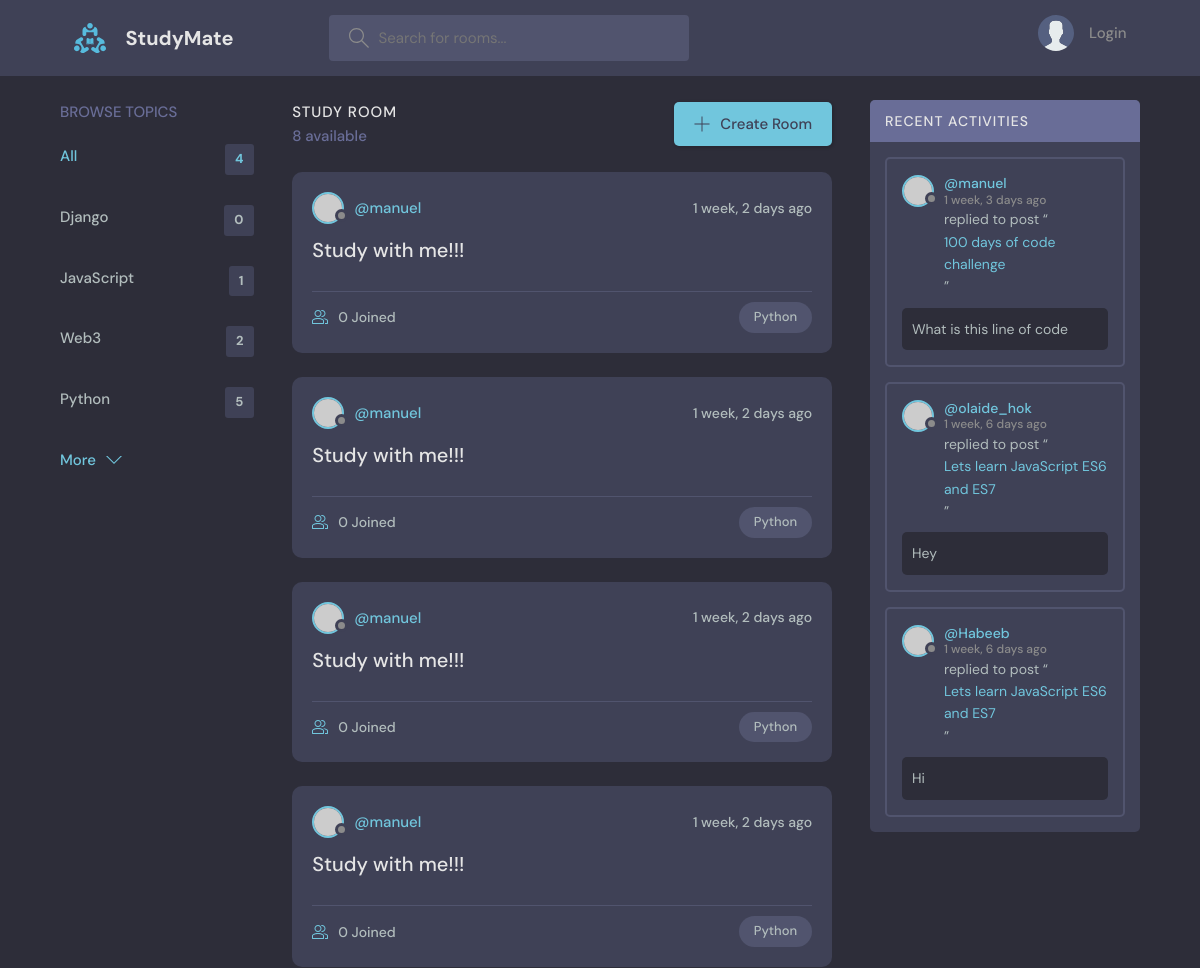
The app's page / (upper part), older data.
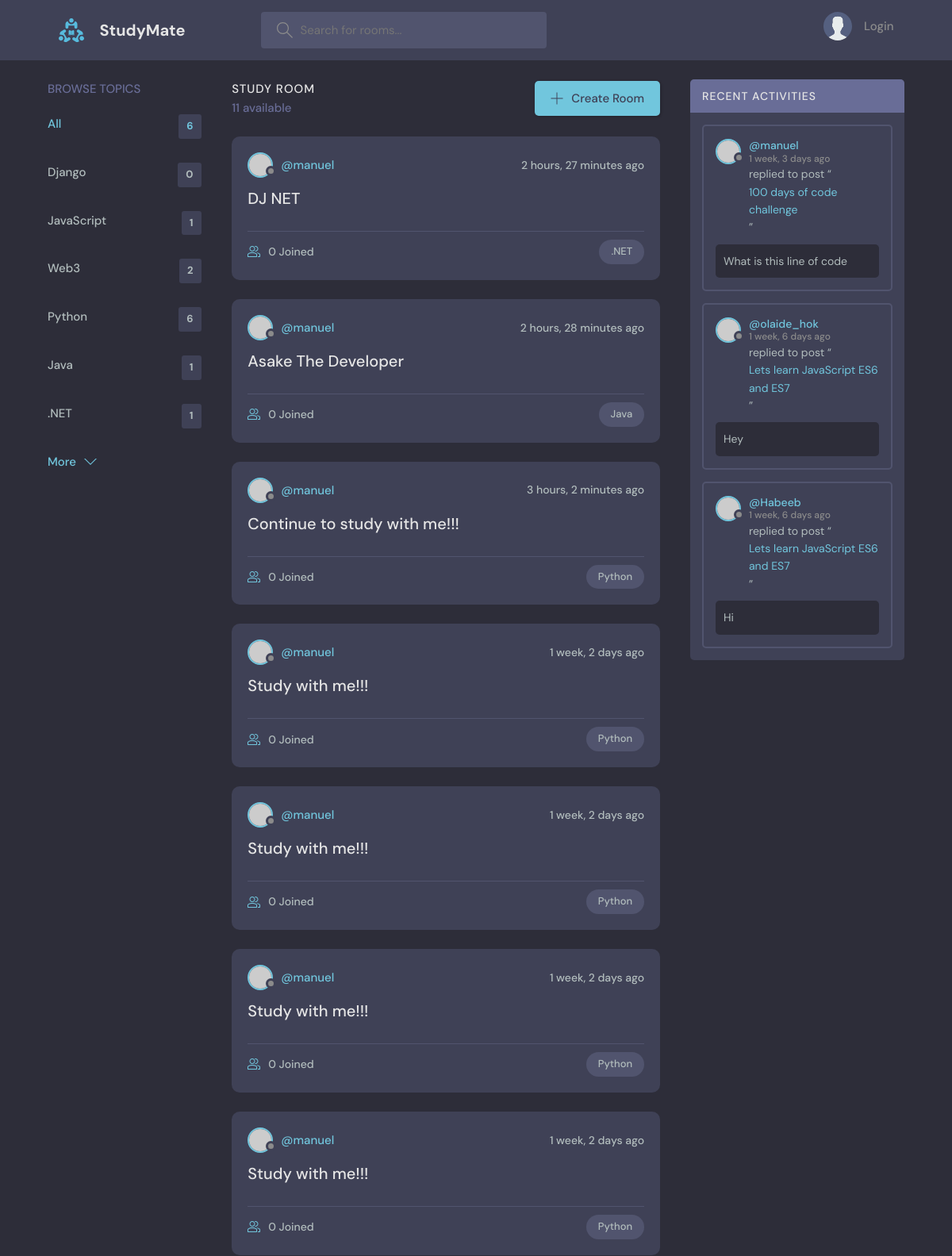
The same page, newer data.
### base/models.py (models this page shows, shortened)
class Topic(models.Model):
    name = models.CharField(max_length=200)

class Room(models.Model):
    host = models.ForeignKey(User, on_delete=models.SET_NULL, null=True)
    topic = models.ForeignKey(Topic, on_delete=models.SET_NULL, null=True)
    name = models.CharField(max_length=200)
    description = models.TextField(null=True, blank=True)
    participants = models.ManyToManyField(User, related_name='participants', blank=True)
    updated = models.DateTimeField(auto_now=True)
    created = models.DateTimeField(auto_now_add=True)
    class Meta:
        ordering = ['-updated', '-created']
    def __str__(self):
        return self.name

class Message(models.Model):
    user = models.ForeignKey(User, on_delete=models.CASCADE)
    room = models.ForeignKey(Room, on_delete=models.CASCADE)
    body = models.TextField()
    updated = models.DateTimeField(auto_now=True)
    created = models.DateTimeField(auto_now=True)
    class Meta:
        ordering = ['-updated', '-created']

### base/views.py (the view)
# urls.py: path('', views.home, name='home'),
def home(request):
    q = request.GET.get('q') if request.GET.get('q') != None else ''
    rooms = Room.objects.filter(
        Q(topic__name__icontains=q) |
        Q(name__icontains=q) |
        Q(description__icontains=q)
    )
    topics = Topic.objects.all()
    room_count = rooms.count()
    room_messages = Message.objects.filter(Q(room__topic__name__icontains=q))
    context = {'rooms': rooms, 'topics': topics,
               'room_count': room_count, 'room_messages': room_messages}
    return render(request, 'base/home.html', context)

### base/templates/base/home.html (shortened to what this page needs)
{% extends 'main.html' %}
{% block content %}
<main class="layout layout--3">
  <div class="container">
    {% include 'base/topics_component.html' %}
    <div class="roomList">
      <div class="roomList__header">
        <div>
          <h2>Study Room</h2>
          <p>{{room_count}} available</p>
        </div>
        <a class="btn btn--main" href="{% url 'create-room' %}">
          <svg
            version="1.1"
            xmlns="http://www.w3.org/2000/svg"
            width="32"
            height="32"
            viewBox="0 0 32 32"
          >
            <title>add</title>
            <path
              d="M16.943 0.943h-1.885v14.115h-14.115v1.885h14.115v14.115h1.885v-14.115h14.115v-1.885h-14.115v-14.115z"
            ></path>
          </svg>
          Create Room
        </a>
      </div>
    {% include 'base/feed_component.html' %}
    </div>
    {% include 'base/activity_component.html' %}
  </div>
</main>
{% endblock %}

### base/templates/base/topics_component.html
<div class="topics">
  <div class="topics__header">
    <h2>Browse Topics</h2>
  </div>
  <ul class="topics__list">
    <li>
      <a href="{% url 'home' %}" class="active">All <span>{{topics.count}}</span></a>
    </li>
{% for topic in topics %}
    <li>
      <a href="{% url 'home' %}?q={{topic.name}}">{{topic.name}}<span>{{topic.room_set.all.count}}</span></a>
    </li>
    {% endfor %}
  </ul>
  <a class="btn btn--link" href="topics.html">
    More
    <svg
      version="1.1"
      xmlns="http://www.w3.org/2000/svg"
      width="32"
      height="32"
      viewBox="0 0 32 32"
    >
      <title>chevron-down</title>
      <path d="M16 21l-13-13h-3l16 16 16-16h-3l-13 13z"></path>
    </svg>
  </a>
</div>

### base/templates/base/feed_component.html (shortened to what this page needs)
{% for room in rooms %}
<div class="roomListRoom">
  <div class="roomListRoom__header">
    <a
      href="{% url 'user-profile' room.host.id %}"
      class="roomListRoom__author"
    >
      <div class="avatar avatar--small">
        <img src="https://randomuser.me/api/portraits/women/11.jpg" />
      </div>
      <span>@{{room.host.username}}</span>
    </a>
    <div class="roomListRoom__actions">
      <span>{{room.created|timesince}} ago</span>
    </div>
  </div>
  <div class="roomListRoom__content">
    <a href="{% url 'room' room.id %}">{{room.name}}</a>
  </div>
  <div class="roomListRoom__meta">
    <a href="{% url 'room' room.id %}" class="roomListRoom__joined">
      {{room.participants.all.count}} Joined
    </a>
    <p class="roomListRoom__topic">{{room.topic.name}}</p>
  </div>
</div>
{% endfor %}

### base/templates/base/activity_component.html (shortened to what this page needs)
<div class="activities">
  <div class="activities__header">
    <h2>Recent Activities</h2>
  </div>
{% for message in room_messages %}
  <div class="activities__box">
    <div class="activities__boxHeader roomListRoom__header">
      <a href="{% url 'user-profile' message.user.id %}" class="roomListRoom__author">
        <div class="avatar avatar--small">
          <img src="https://randomuser.me/api/portraits/women/11.jpg" />
        </div>
        <p>
          @{{message.user}}
          <span>{{message.created|timesince}} ago</span>
        </p>
      </a>
    </div>
    <div class="activities__boxContent">
      <p>
        replied to post “<a href="{% url 'room' message.room.id %}">{{message.room}}</a
        >”
      </p>
      <div class="activities__boxRoomContent">
        {{message.body}}
      </div>
    </div>
  </div>
  {% endfor %}
</div>

Row changes from the older to the newer data that the page shows:
computed for Topic "Python": room_set.all.count "5" → "6"
added Topic: name "Java", room_set.all.count "1"
added Topic: name ".NET", room_set.all.count "1"
added Room: host.username "manuel", created "2 hours, 27 minutes", name "DJ NET", participants.all.count "0", topic.name ".NET"
added Room: host.username "manuel", created "2 hours, 28 minutes", name "Asake The Developer", participants.all.count "0", topic.name "Java"
added Room: host.username "manuel", created "3 hours, 2 minutes", name "Continue to study with me!!!", participants.all.count "0", topic.name "Python"
Text that changed along with them:
{{ topics.count }}: "4" → "6"
{{ room_count }}: "8" → "11"
